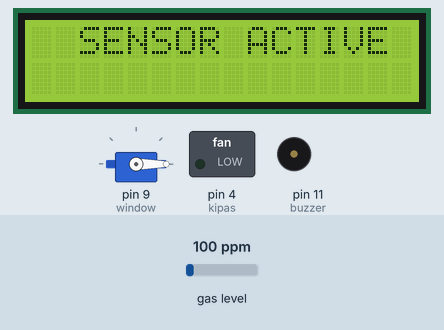
Bench run of a sketch on a simulated Arduino Uno, built with avr-gcc and run on an emulated ATmega328P. On the bench: 16×2 character LCD, servo, switched loads named in the sketch (green lamp = pin HIGH), buzzer (waves = sounding, pin HIGH). The test bench sets the inputs (shaded band); at power-on: gas level 100 ppm.

Above: at 6.7 s.
At 9.3 s:
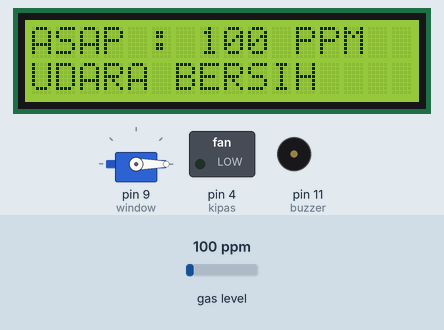
9.4 s: gas level set to 383 ppm
At 10.7 s:
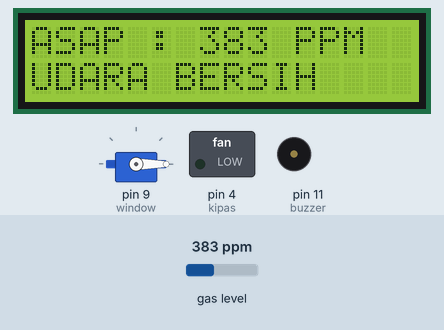
11.0 s: gas level set to 408 ppm
At 11.7 s:
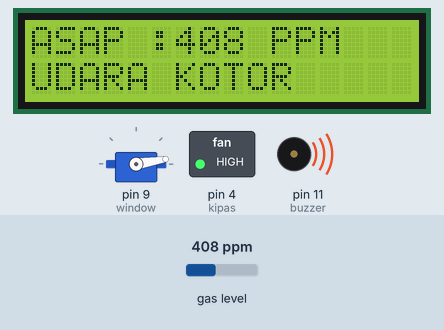
14.8 s: gas level set to 20 ppm
At 20.8 s:
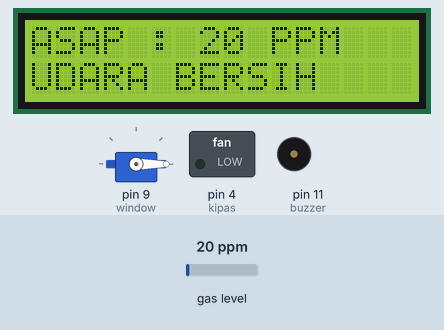
Timing chart, 0 to 22.3 s (numbered marks = the images above; inputs shaded):
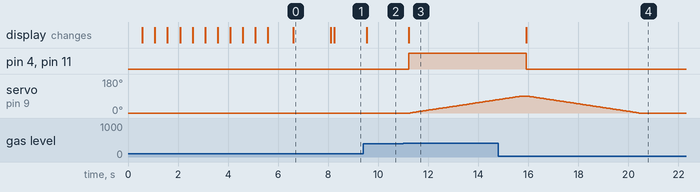

The sketch:

gas-detection.ino
```cpp
#include <MQ2.h>
#include <Wire.h>
#include <LiquidCrystal_I2C.h>
LiquidCrystal_I2C lcd( 0x27 ,16 ,2); // CHANGE 0X3F TO 0X27 AS LCD ADDRESS
int Analog_Input = A0;
int lpg, co, smoke;
MQ2 mq2(Analog_Input);

#include <Servo.h>
Servo window;
int pos = 0;
const int kipas = 4;
int buzzer = 11;

void setup() {
  Serial.begin(9600);
  pinMode(buzzer, OUTPUT);
  lcd.begin();
  lcd.backlight();
  mq2.begin();
  window.attach(9);  // attaches the servo on pin 9 to the servo object
  pos=0;
  window.write(0);
  pinMode(kipas, OUTPUT);

  lcd.setCursor(0,0);
  lcd.print("Calibrating");
  for(int i=0; i<11; i++){
    if (i==5){
      lcd.setCursor(0,1);
    }
    else {
     lcd.print(".");
     delay(500);
    }
  }
  lcd.setCursor(5,1);
  lcd.print("DONE");
  delay(1000);
  lcd.clear();
  lcd.setCursor(2,0);
  lcd.print("SENSOR ACTIVE");
  delay(1500);
  lcd.clear();
}
void loop() {
  float* values = mq2.read(true); //set it false if you don't want to print the values in the Serial
  //lpg = values[0];
  lpg = mq2.readLPG();
  //co = values[1];
  co = mq2.readCO();
  //smoke = values[2];
  smoke = mq2.readSmoke();
  delay(100);
  lcd.clear();
  if (smoke>400){
    lcd.setCursor(0, 0);
    lcd.print("ASAP : ");
    lcd.setCursor(6,0);
    lcd.print(smoke);
    lcd.print(" PPM");
    lcd.setCursor(0,1);
    lcd.print("UDARA KOTOR");
    digitalWrite(kipas, HIGH);
    digitalWrite(buzzer, HIGH);
    if(pos==0){
        for(pos=0;pos<=90;pos+=1){
          window.write(pos);                  // sets the servo position according to the scaled value
          delay(50);                           // waits for the servo to get there
        }

      }
      pos=90;
  }
  else {
    lcd.setCursor(0, 0);
    lcd.print("ASAP : ");
    lcd.print(smoke);
    lcd.print(" PPM");
    lcd.setCursor(0,1);
    lcd.print("UDARA BERSIH");
    digitalWrite(kipas, LOW);
    digitalWrite(buzzer, LOW);
    if(pos==90){
        for(pos=90;pos>=0;pos-=1){
          window.write(pos);                  // sets the servo position according to the scaled value
          delay(50);                           // waits for the servo to get there
        }

      }
      pos=0;
  }
}
```

Measured:
- the behaviour switches between 400 and 401 ppm on gas level (found by bisection; images 2 and 3)
- after the input at 9.4 s, the display: changes after 0.14 s (image 2)
- after the input at 11.0 s, pin 4 (kipas), pin 11 (buzzer): LOW → HIGH after 0.23 s; servo on pin 9 (window): moves from 0° to 71° over 3.5 s, starting after 0.28 s; the display: changes after 0.23 s (image 3)
- after the input at 14.8 s, pin 4 (kipas), pin 11 (buzzer): HIGH → LOW after 1.1 s; the display: changes after 1.1 s (image 4)
- what the display in image 0 shows lasts 1.5 s, from 6.6 s to 8.1 s
